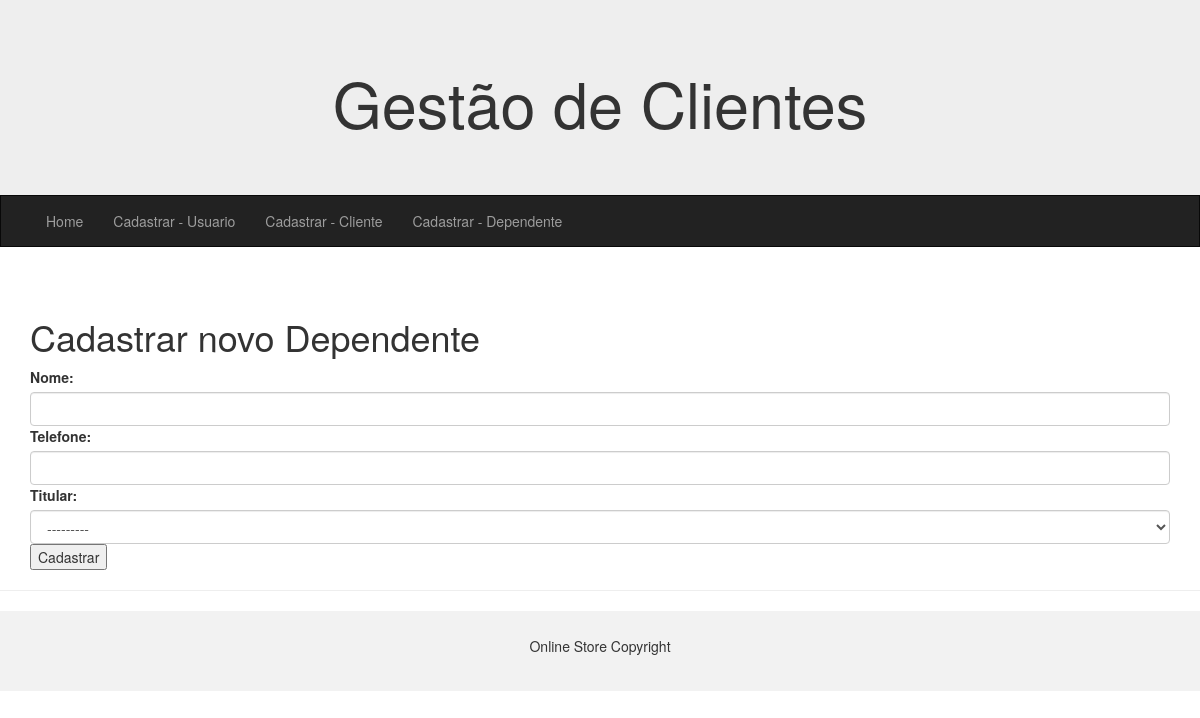
The app's page /dependente/, older data.
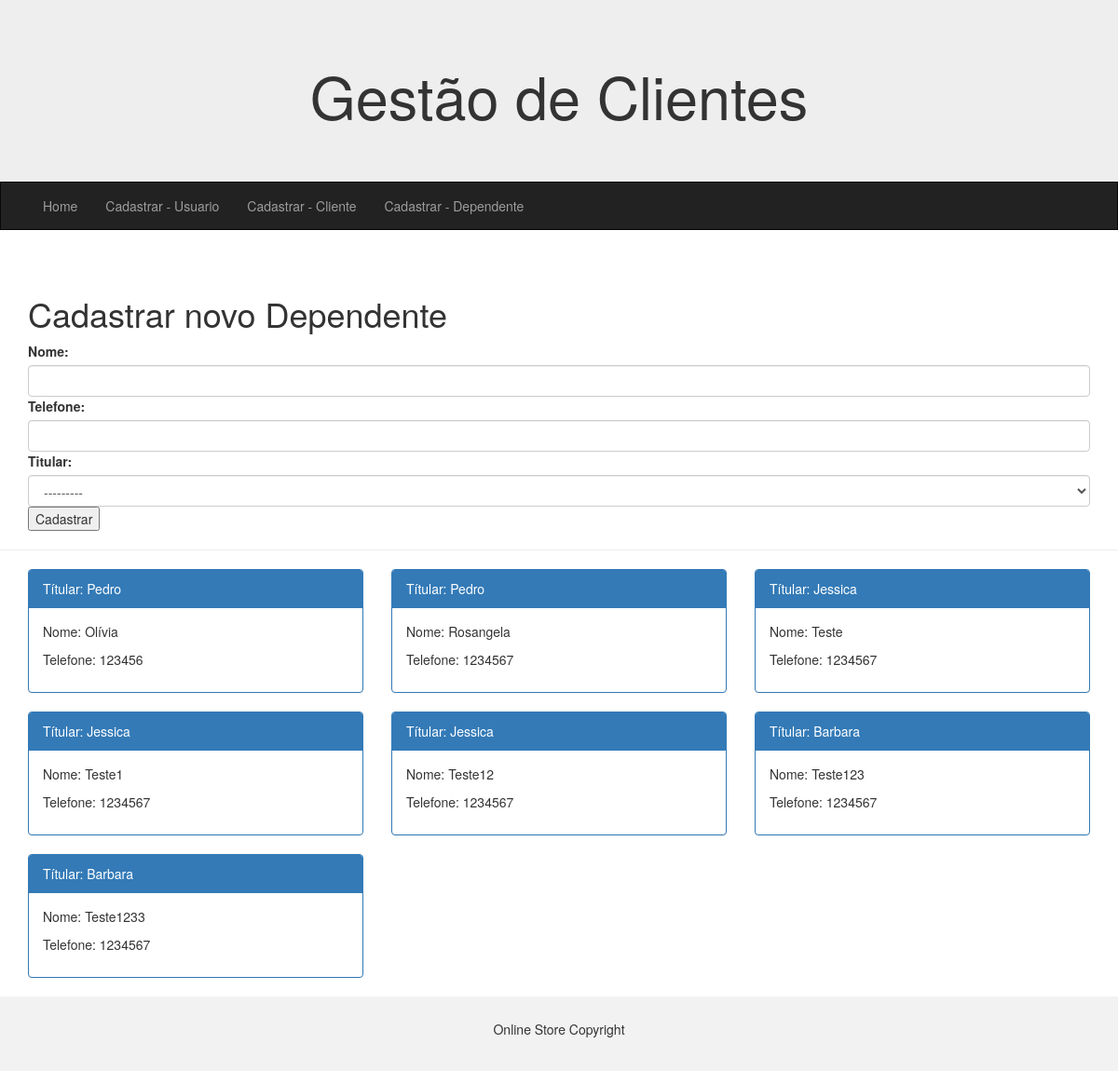
The same page, newer data.
### app/models.py (models this page shows, shortened)
class Cliente(models.Model):
    nome = models.CharField(max_length=100, null=False, blank=False)
    data_nascimento = models.DateField(null=False, blank=False, default='')
    email = models.EmailField(null=False, blank=False)
    profissao = models.CharField(max_length=100, null=False, blank=False)
    endereco = models.ForeignKey(Endereco, on_delete=models.SET_NULL, null=True)
    def __str__(self):
        return self.nome

class Dependente(models.Model):
    nome = models.CharField(max_length=100)
    telefone = models.CharField(max_length=50)
    titular = models.ForeignKey(Cliente, on_delete=models.CASCADE, null=False, blank=False)

### app/views.py (the view)
# urls.py: path('dependente/', dependente, name='dependente'),
def dependente(request):
    dependentes = Dependente.objects.order_by('id')
    form = DependenteForm()
    context = {
        'form': form,
    }
    if request.method == 'POST':
        form = DependenteForm(request.POST)
        if form.is_valid():
            form.save()
            return redirect('dependente')
    else:
          form = DependenteForm()
    context = {
        'form': form,
        'dependentes': dependentes,
    }
    return render(request, 'dependente.html', context)

### app/forms.py
class DependenteForm(forms.ModelForm):
    class Meta:
        model = Dependente
        fields = ('nome', 'telefone', 'titular')
        widgets = {
            'nome': forms.TextInput(attrs={'class': 'form-control'}),
            'telefone': forms.TextInput(attrs={'class': 'form-control'}),
            'titular': forms.Select(attrs={'class': 'form-control'}),
        }

### app/templates/dependente.html (shortened to what this page needs)
{% extends "base.html" %}
{% block conteudo %}
    <div class="container">
        <h1>Cadastrar novo Dependente</h1>
        <form action="{% url 'dependente' %}" method="POST">
            {{form}}
            <button type="submit">Cadastrar</button>
        </form>
    </div>
    <hr>
    <div class="container">
        <div class="row">
            {% for dependente in dependentes %}
                <div class="col-sm-4">
                    <div class="panel panel-primary">
                        <div class="panel-heading"> Títular: {{ dependente.titular.nome }}</div>
                        <div class="panel-body">
                            <p>Nome: {{ dependente.nome }}</p>
                            <p>Telefone: {{ dependente.telefone }}</p>
                        </div>
                    </div>
                </div>
            {% endfor %}
        </div>
    </div>
{% endblock conteudo %}

### app/templates/base.html (shortened to what this page needs)
{% load static %}
<!DOCTYPE html>
<html lang="pt-br">
<head>
  <link rel="stylesheet" href="https://maxcdn.bootstrapcdn.com/bootstrap/3.4.1/css/bootstrap.min.css">
  <link rel="stylesheet" href="{% static 'css/style.css' %}">
</head>
<body>
<div class="jumbotron">
  <div class="container text-center">
    <h1>Gestão de Clientes</h1>
  </div>
</div>
<nav class="navbar navbar-inverse">
  <div class="container-fluid">
    <div class="collapse navbar-collapse" id="myNavbar">
      <ul class="nav navbar-nav">
        <li><a href="{% url 'index' %}">Home</a></li>
        <li><a href="{% url 'usuario_cadastrar' %}">Cadastrar - Usuario</a></li>
        <li><a href="{% url 'cadastro' %}">Cadastrar - Cliente</a></li>
        <li><a href="{% url 'dependente' %}">Cadastrar - Dependente</a></li>
      </ul>
    </div>
  </div>
</nav>
{% block conteudo %}
{% endblock conteudo %}
<footer class="container-fluid text-center">
  <p>Online Store Copyright</p>
</footer>
</body>
</html>

### app/static/css/style.css (style rules this page uses)
.navbar { margin-bottom: 50px; border-radius: 0; }
.jumbotron { margin-bottom: 0; }
footer { background-color: #f2f2f2; padding: 25px; }

Row changes from the older to the newer data that the page shows:
added Dependente: titular.nome "Pedro", nome "Olívia", telefone "123456"
added Dependente: titular.nome "Pedro", nome "Rosangela", telefone "1234567"
added Dependente: titular.nome "Jessica", nome "Teste", telefone "1234567"
added Dependente: titular.nome "Jessica", nome "Teste1", telefone "1234567"
added Dependente: titular.nome "Jessica", nome "Teste12", telefone "1234567"
added Dependente: titular.nome "Barbara", nome "Teste123", telefone "1234567"
added Dependente: titular.nome "Barbara", nome "Teste1233", telefone "1234567"
